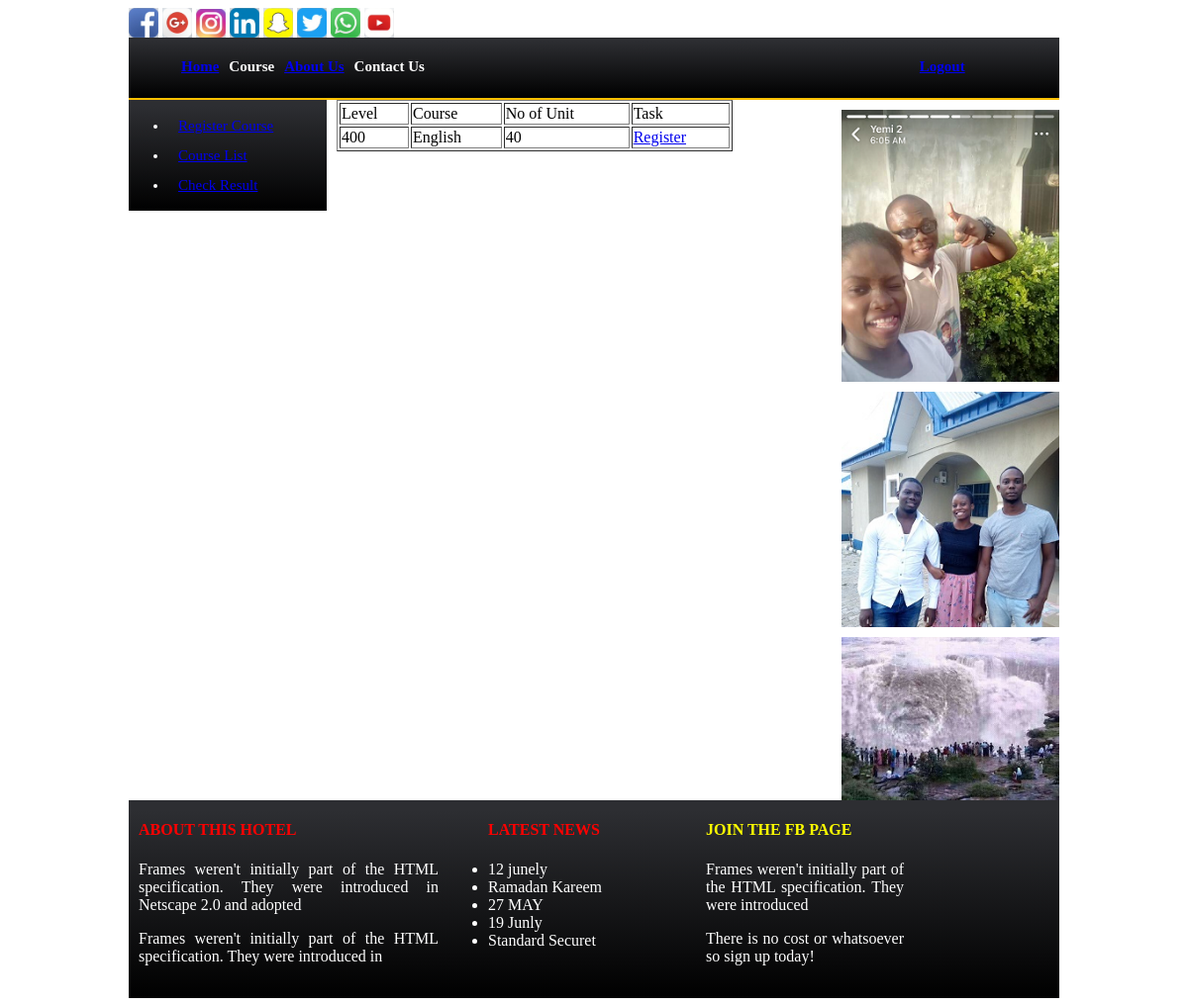
Screenshot of /student/course_list.php?insert=true (signed in) with the database file from the repository.
### tables this page shows
CREATE TABLE `course` (
  `Id` int(15) NOT NULL,
  `Level` int(40) NOT NULL,
  `Coursename` varchar(50) NOT NULL,
  `Unit` int(50) NOT NULL
);

### includes/course_function.php (the view, shortened to what this page needs)
<?php
    function display_course($result, $admin = true, $register_course = false)
    {
  echo "<table border='1px' width='400px'>" ;
  if($admin)
  {
      echo "
      <tr>
           <td>Level</td>
           <td>Course</td>
           <td>No of Unit</td>
           <td>Edit</td>
           <td>Delete</td>
      </tr>";
  }
  else
  {
      echo "
  <tr>
       <td>Level</td>
       <td>Course</td>
       <td>No of Unit</td>
       <td>Task</td>
  </tr>";
  }
  while($row = mysql_fetch_array($result))
  {
      $reg_course = false;
      echo "<tr>";
      echo "<td>". $row["Level"] ."</td>"  ;
      echo "<td>". $row["Coursename"] ."</td>"  ;
      echo "<td>". $row["Unit"] ."</td>"  ;
      if($reg_course)
      {
        echo "<td>Already Registered</td></td>";
      }
      else
      {
           echo "<td><a href='RegisterCourse.php?id=$row[Id]'>Register</td></td>";
      }
      echo "</tr>";
  }
  echo "</table>" ;
    }
?>

### rows the page displays
course: Level "400", Coursename "English", Unit "40"
